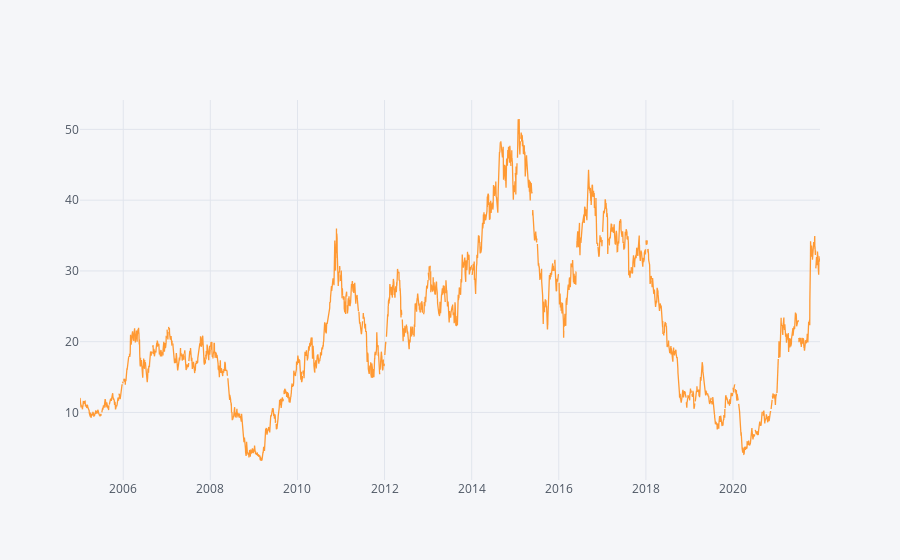

The cell this chart's notebook holds for it:
### Code cell
df.Close["TTM"].iplot()

### Figure 1 — Plotly figure (JSON) as saved in the notebook; plotly's stock layout.template omitted (floating-point values rounded to 4 significant figures; data arrays with more than 128 entries replaced by an {"elided": "..."} marker saying what was removed)
{"data": [{"line": {"color": "rgba(255, 153, 51, 1.0)", "dash": "solid", "shape": "linear", "width": 1.3}, "mode": "lines", "name": "TTM", "text": "", "type": "scatter", "x": {"elided": "4401 str values"}, "y": {"elided": "4401 mixed values"}}], "layout": {"legend": {"bgcolor": "#F5F6F9", "font": {"color": "#4D5663"}}, "paper_bgcolor": "#F5F6F9", "plot_bgcolor": "#F5F6F9", "title": {"font": {"color": "#4D5663"}}, "xaxis": {"gridcolor": "#E1E5ED", "showgrid": true, "tickfont": {"color": "#4D5663"}, "title": {"font": {"color": "#4D5663"}, "text": ""}, "zerolinecolor": "#E1E5ED"}, "yaxis": {"gridcolor": "#E1E5ED", "showgrid": true, "tickfont": {"color": "#4D5663"}, "title": {"font": {"color": "#4D5663"}, "text": ""}, "zerolinecolor": "#E1E5ED"}}}
